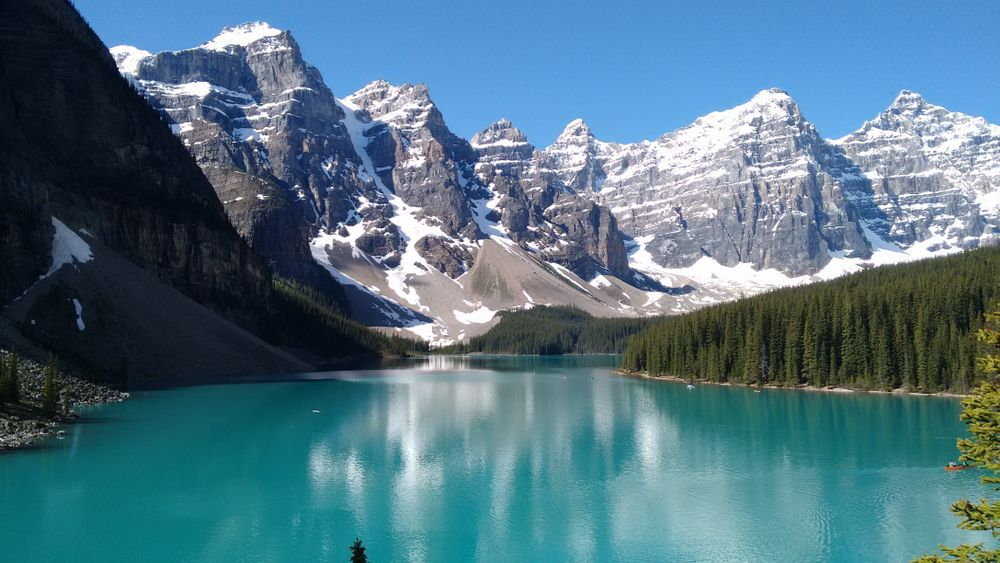
#> input picture image.jpg, 1000 x 563 px
$ python main.py image.jpg
#> lines starting #> are read from the running program, lines starting #| are printed output that depends on the picture
#> in load_image, image is the input picture: PIL image 1000x563 RGB; mean R, G, B 81, 116.2, 132.2
### modules/transform.py
"""Module for transforming given image"""

import sys

from PIL import Image
from loguru import logger

logger = logger.opt(colors=True)


def to_bilevel(image: Image, sets: dict) -> Image:
    """Convert image to black and white"""
    logger.debug("Converting image to black and white, settings: <w>{}</>",
                 sets)
    # image = image.convert("L")  # convert image to greyscale
    image = image.convert("1", dither=Image.Dither.FLOYDSTEINBERG)
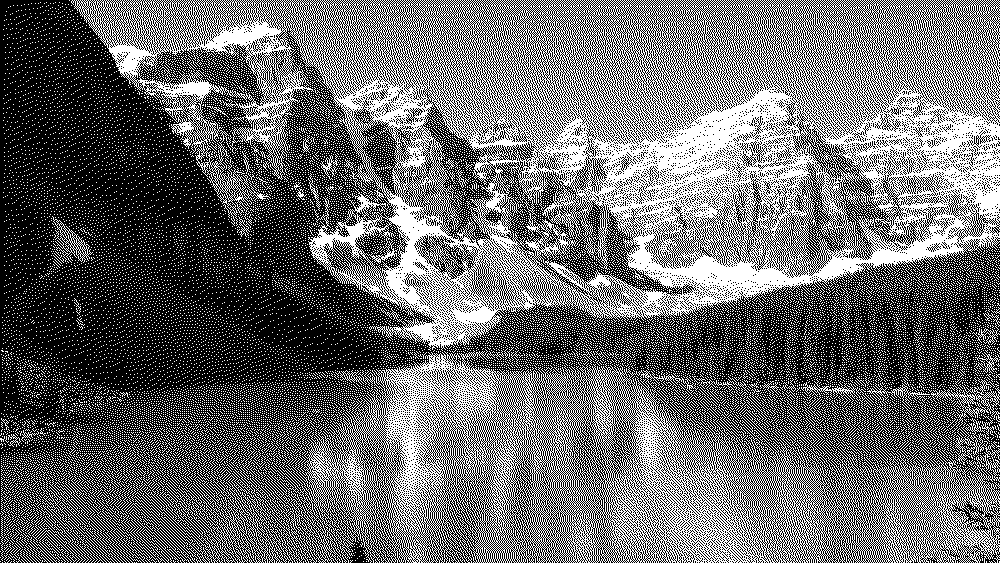
#> image: PIL image 1000x563 1; 41.9% white in thin lines or dots

    return image


def get_size(size_factor: int) -> tuple[int, int]:
    """Get size from size factor, using the formula"""
    logger.debug("Getting size, size_factor: <m>{}</>", size_factor)

    width = size_factor * 14
    height = 1200 // size_factor
    logger.trace("Got size: <w>{}</>", (width, height))

    return width, height


def resize_image(image: Image, size_factor: int, sets: dict) -> Image:
    """Resize image"""
#> called with size_factor = 10
    logger.debug(
        "Resizing image, size_factor: <m>{}</>, settings: <w>{}</>",
        size_factor, sets
    )

    size = get_size(size_factor)
    default_mode = "resize"
    if sets is not None:
        mode = sets.get("mode", default_mode)
    else:
        mode = default_mode

    if mode == "crop":
        image = image.crop((0, 0, size[0], size[1]))
    elif mode == "resize":
        image = image.resize(size)
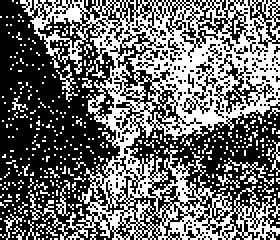
#> image: PIL image 140x120 1 (shown 2 times larger); 42.6% white in thin lines or dots
    # [TODO: implement]
    #  elif mode == "reduce":
    #      image = image.reduce(size)
    else:
        logger.error("Got unknown resize mode: <m>{}</>", mode)
        sys.exit(1)

    return image

### modules/encode.py
"""Module for encoding given image"""

import sys

from PIL import Image
from loguru import logger

logger = logger.opt(colors=True)

DEFAULT_ALPHABET = "0123456789abcdefghijklmnopqrstuvwxyz"


# [TODO: support different set size (not just 3)]
def encode_36(num: int, sets: dict) -> str:
    """Encode number with 36byte system, custom alphabet"""
    # logger.trace("Encoding number, num: <m>{}</>, settings: <w>{}</>",
    #              num, sets)

    alphabet = sets.get("alphabet", DEFAULT_ALPHABET)
    s = len(alphabet)

    # thanks, glebi, i stole this :з
    result1 = alphabet[num // (s ** 2)]
    result2 = alphabet[(num // s) % s]
    result3 = alphabet[num % s]

    return result1 + result2 + result3


def encode_image(size_factor: int, image: Image, sets: dict) -> Image:
    """Encode image"""
#> called with size_factor = 10
    logger.debug("Encoding image, size_factor: <m>{}</>, settings: <w>{}</>",
                 size_factor, sets)

    encoded_size = encode_36(size_factor, sets)

    pixels = [int(x) for x in image.getdata()]
#> pixels = 16800 values, max 255 at index 6, min 0 at index 0, mean 108.6
    for i, pixel in enumerate(pixels):
        pixels[i] = "0" if pixel == 0 else "1"
#> this loop made 16800 passes
#> pixel on passes 1 to 3: 0, 0, 0
#> after the loop, pixels = 16800 items, first 6: '0', '0', '0', '0', '0', '0'
    # print(pixels)

    encoded = encoded_size
    for i in range(len(pixels)//14):
        encoded += encode_36(int("".join(pixels[:14]), base=2), sets)
        # print("Encoding: {}".format(int("".join(pixels[:14]), base=2), sets))
        pixels = pixels[14:]
#> this loop made 1200 passes
#> (result1 in encode_36, result2 in encode_36, result3 in encode_36) on passes 1 to 3: ('0', '3', 'y'), ('a', 'u', 'n'), ('4', 'h', '1')
#> after the loop, pixels = []
        # logger.trace("Encoded bytes: <m>{}</>", encoded)

    # image.save("results.png")

    return 'return"' + encoded + '"'

### main.py
"""Encoder for glebi's PewPewLive screen"""

import signal
import json
import sys
import os

from PIL import Image
from loguru import logger

import modules.transform as tf
import modules.encode as ec


def sigint_handler(sig, frame):
    """Handle SIGINT signal (e.g. Ctrl+C)"""
    logger.error("Got SIGINT, stopping...")

    sys.exit(0)


def load_config(config_path: str) -> dict:
    """Load config from given path, use cli arguments too"""
    logger.debug("Loading config, config_path: <m>{}</>", config_path)

    if config_path is None:
        config = {}
    else:
        try:
            with open(config_path, "r", encoding="UTF-8") as file:
                config = json.load(file)
                logger.debug("Loaded config from <m>{}</>", config_path)
        except FileNotFoundError:
            config = {}

    if config == {}:
        logger.warning("Failed to load config, using arguments for image_path")
        if len(sys.argv) > 1:
            image_path = sys.argv[1]
        else:
            logger.error("Image not specified")
            sys.exit(1)
        config.update({"input_path": image_path})

    return config


def setup(config_path: str) -> None:
    """Setup logging, get config, etc"""
    global logger, db_con, db_cur

    logger.remove(0)
    logger = logger.opt(colors=True)

    logger.add(sys.stderr, level="TRACE")

    config = load_config(config_path)

    logs_path = config.get("logs_path")
    if logs_path is not None:
        if not os.path.exists(logs_path):
            logger.warning("Logs folder does not exist, creating... ({})",
                           logs_path)
            os.makedirs(logs_path)

        logger.add(os.path.join(
            logs_path, "log-{time}.log"), rotation="00:00", level="TRACE")

    logger.debug("Registering signal handler for <y>{}</>",
                 "signal.SIGINT")
    signal.signal(signal.SIGINT, sigint_handler)

    return config


def get_conv_sets(config: dict) -> dict:
    """Get conversion settings"""
    logger.debug("Getting conversion settings")
    conv_sets = config.get("conversion_settings")
    if conv_sets is not None:
        to_bilevel = conv_sets.get("to_bilevel")
        resize = conv_sets.get("resize")
    else:
        to_bilevel = None
        resize = None

    results = {
        "to_bilevel": to_bilevel,
        "resize": resize
    }
    logger.trace("Got conversion settings: <w>{}</>", results)
    return results


def load_image(image_path: str) -> Image:
    """Load image from disk"""
    logger.debug("Loading image, in config image_path: <m>{}</>", image_path)

    # [TODO: prioritize argument image]
    if image_path is None:
        if len(sys.argv) > 1:
            image_path = sys.argv[1]
        else:
            logger.error("Image not specified")
            sys.exit(1)

    try:
        image = Image.open(image_path)
    except FileNotFoundError:
        logger.error("Specified image file not found")
        sys.exit(1)

    return image


def main(config_file: str = "config.json") -> None:
    """Start the encoder"""
    global client, config
    logger.info("Starting the encoder... (config_file=<m>{}</>)", config_file)

    config = setup(config_file)
    size_factor = config.get("size_factor", 10)
    conv_sets = get_conv_sets(config)
    encoding_sets = config.get("encoding", {})

    image = load_image(config.get("input_path"))
    image = tf.to_bilevel(image, conv_sets["to_bilevel"])
    image = tf.resize_image(image, size_factor, conv_sets["resize"])

    image.save("result.png")

    result = ec.encode_image(size_factor, image, encoding_sets)
    # logger.opt(colors=False).success(result)
    with open("results.lua", "w", encoding="UTF-8") as file:
        file.write(result)

    logger.info("Job done, exiting...")


if __name__ == "__main__":
    logger.info('__name__ == "__main__", starting the program...')
    main()
